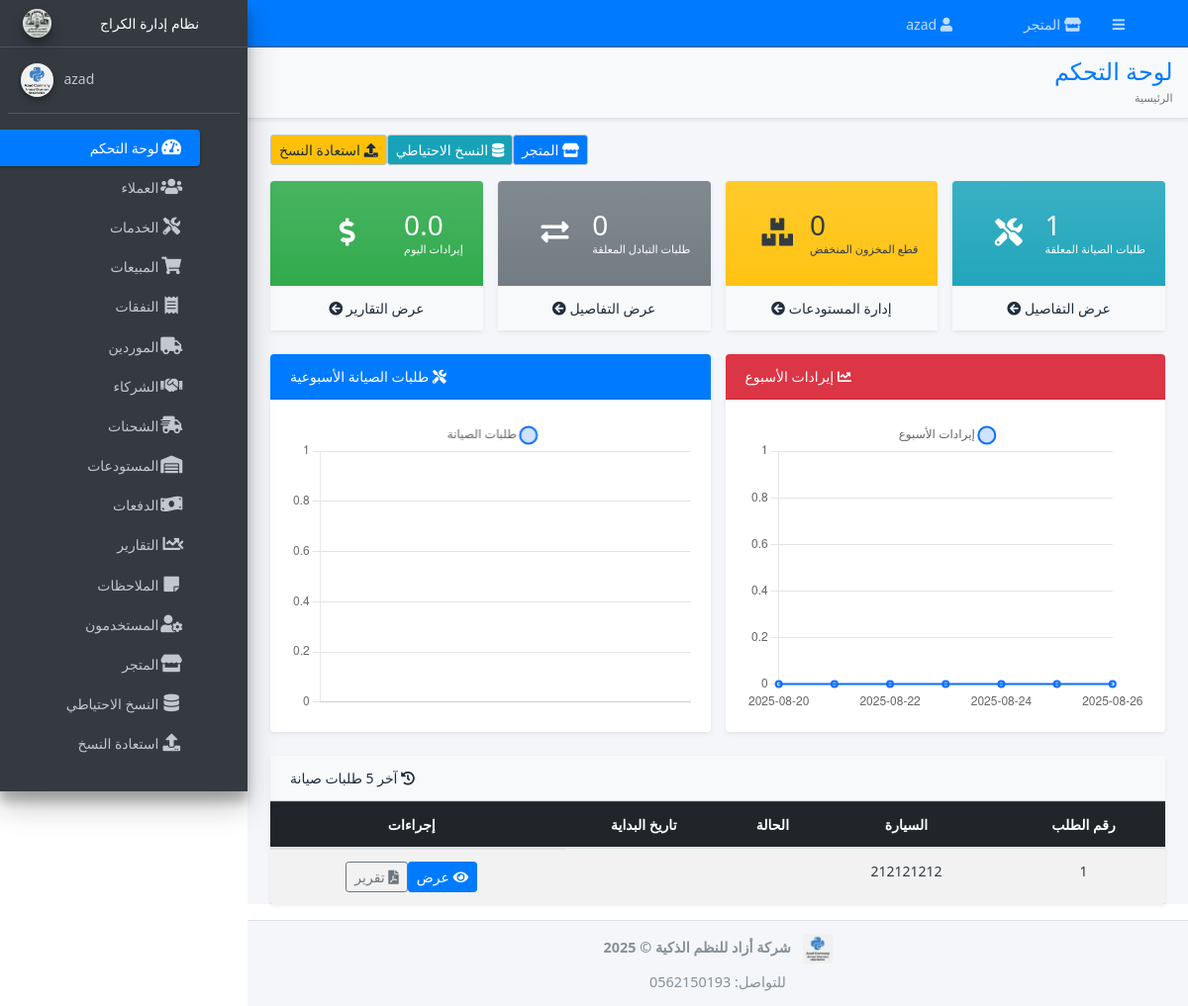
Page / (signed in) on the earlier database version.
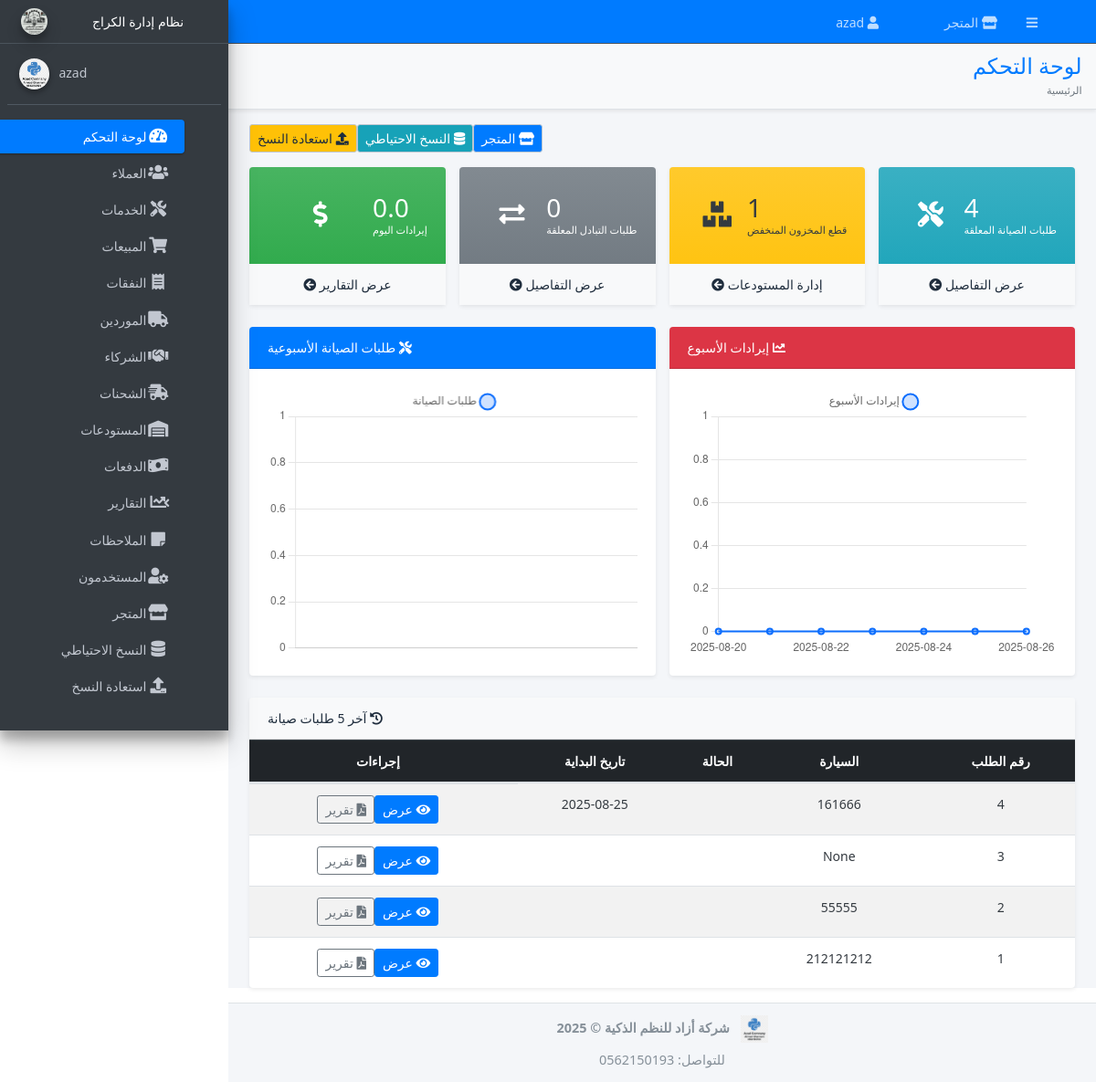
Same page on the later database version.
### models.py (models this page shows, shortened)
class TimestampMixin:
    created_at = db.Column(db.DateTime, default=datetime.utcnow, nullable=False, index=True)
    updated_at = db.Column(db.DateTime, default=datetime.utcnow, onupdate=datetime.utcnow, nullable=False, index=True)

class AuditMixin:
    @classmethod
    def __declare_last__(cls):
        from sqlalchemy import inspect, event as _evt
        @_evt.listens_for(cls, "before_update", propagate=True)
        def _capture_prev_state(mapper, connection, target):
            try:
                insp = inspect(target)
                prev = {}
                for attr in mapper.column_attrs:
                    hist = insp.attrs[attr.key].history
                    if hist.has_changes() and hist.deleted:
                        prev[attr.key] = hist.deleted[0]
                setattr(target, "_previous_state", prev)
            except Exception:
                setattr(target, "_previous_state", {})

class ServiceRequest(db.Model, TimestampMixin, AuditMixin):
    __tablename__ = "service_requests"
    id = db.Column(db.Integer, primary_key=True)
    service_number = db.Column(db.String(50), unique=True, index=True, nullable=True)
    customer_id     = db.Column(db.Integer, db.ForeignKey("customers.id"), index=True, nullable=False)
    mechanic_id     = db.Column(db.Integer, db.ForeignKey("users.id"), index=True)
    vehicle_type_id = db.Column(db.Integer, db.ForeignKey("equipment_types.id"), index=True)
    status = db.Column(
        sa_str_enum(ServiceStatus, name='service_status'),
        default=ServiceStatus.PENDING.value,
        nullable=False,
        index=True,
    )
    priority = db.Column(
        sa_str_enum(ServicePriority, name='service_priority'),
        default=ServicePriority.MEDIUM.value,
        nullable=False,
        index=True,
    )
    vehicle_vrn        = db.Column(db.String(50))
    vehicle_model      = db.Column(db.String(100))
    chassis_number     = db.Column(db.String(100))
    engineer_notes     = db.Column(db.Text)
    description        = db.Column(db.Text)
    estimated_duration = db.Column(db.Integer)
    actual_duration    = db.Column(db.Integer)
    estimated_cost     = db.Column(db.Numeric(12, 2))
    total_cost         = db.Column(db.Numeric(12, 2))
    start_time         = db.Column(db.Date)
    end_time           = db.Column(db.Date)
    problem_description = db.Column(db.Text)
    diagnosis           = db.Column(db.Text)
    resolution          = db.Column(db.Text)
    notes               = db.Column(db.Text)
    received_at       = db.Column(db.DateTime, default=datetime.utcnow, index=True)
    started_at        = db.Column(db.DateTime)
    expected_delivery = db.Column(db.DateTime)
    completed_at      = db.Column(db.DateTime)
    currency        = db.Column(db.String(10), nullable=False, default="ILS")
    tax_rate        = db.Column(db.Numeric(5, 2), default=0)
    discount_total  = db.Column(db.Numeric(12, 2), default=0)
    parts_total     = db.Column(db.Numeric(12, 2), default=0)
    labor_total     = db.Column(db.Numeric(12, 2), default=0)
    total_amount    = db.Column(db.Numeric(12, 2), default=0)
    warranty_days = db.Column(db.Integer, default=0)
    customer     = db.relationship("Customer", back_populates="service_requests")
    mechanic     = db.relationship("User", back_populates="service_requests")
    vehicle_type = db.relationship("EquipmentType", back_populates="service_requests")
    invoice      = db.relationship("Invoice", back_populates="service", uselist=False)
    payments     = db.relationship("Payment", back_populates="service", cascade="all, delete-orphan")
    parts        = db.relationship("ServicePart", back_populates="request", cascade="all, delete-orphan")
    tasks        = db.relationship("ServiceTask", back_populates="request", cascade="all, delete-orphan")
    __table_args__ = (
        db.Index("ix_service_customer_status", "customer_id", "status"),
        db.Index("ix_service_mechanic_status", "mechanic_id", "status"),
    )

### routes/main.py (the view)
@main_bp.route("/", methods=["GET"], endpoint="dashboard")
@login_required
def dashboard():
    today = date.today()
    start = today - timedelta(days=6)
    end = today
    inv_rows = (
        db.session.query(
            Product,
            func.coalesce(func.sum(StockLevel.quantity), 0).label("on_hand_sum"),
        )
        .outerjoin(StockLevel, StockLevel.product_id == Product.id)
        .group_by(Product.id)
        .all()
    )
    for p, qty in inv_rows:
        setattr(p, "on_hand", int(qty))
    low_stock = [p for p, qty in inv_rows if qty <= (p.min_qty or 0)]
    inventory_total = int(sum(qty for _, qty in inv_rows))
    pending_exchanges = ExchangeTransaction.query.filter_by(direction="OUT").count()
    partner_stock = (
        db.session.query(func.count(Product.id))
        .join(Supplier, Supplier.id == Product.supplier_local_id)
        .scalar()
        or 0
    )
    recent_sales = []
    today_revenue = 0.0
    revenue_labels = []
    revenue_values = []
    week_revenue = 0.0
    if current_user.has_permission("manage_sales"):
        recent_sales = Sale.query.order_by(Sale.sale_date.desc()).limit(5).all()
        try:
            srep = sales_report(start, end) or {}
        except Exception:
            srep = {}
        revenue_labels = srep.get("daily_labels", [])
        revenue_values = srep.get("daily_values", [])
        week_revenue = float(srep.get("total_revenue", 0) or 0)
        today_revenue = float(
            db.session.query(func.coalesce(func.sum(Sale.total_amount), 0))
            .filter(cast(Sale.sale_date, Date) == today, Sale.status == "CONFIRMED")
            .scalar()
            or 0
        )
    recent_services = []
    if current_user.has_permission("manage_service"):
        q = ServiceRequest.query.order_by(ServiceRequest.created_at.desc())
        if current_user.role and (current_user.role.name or "").lower() == "mechanic":
            q = q.filter_by(mechanic_id=current_user.id)
        recent_services = q.limit(5).all()
        for s in recent_services:
            if not hasattr(s, "started_at"):
                s.started_at = getattr(s, "start_time", None)
    recent_notes = []
    service_metrics = {"day_labels": [], "day_counts": []}
    customer_metrics = {}
    if current_user.has_permission("view_reports"):
        rows = (
            db.session.query(
                cast(ServiceRequest.start_time, Date).label("day"),
                func.count(ServiceRequest.id).label("cnt"),
            )
            .filter(cast(ServiceRequest.start_time, Date).between(start, end))
            .group_by("day")
            .order_by("day")
            .all()
        )
        service_metrics = {
            "day_labels": [r.day.strftime("%Y-%m-%d") for r in rows],
            "day_counts": [int(r.cnt) for r in rows],
        }
        recent_notes = Note.query.order_by(Note.created_at.desc()).limit(5).all()
        try:
            customer_metrics = ar_aging_report(start, end)
        except Exception:
            customer_metrics = {}
    return render_template(
        "dashboard.html",
        low_stock=low_stock,
        inventory_total=inventory_total,
        pending_exchanges=pending_exchanges,
        partner_stock=partner_stock,
        today_revenue=today_revenue,
        revenue_labels=revenue_labels,
        revenue_values=revenue_values,
        week_revenue=week_revenue,
        recent_sales=recent_sales,
        recent_services=recent_services,
        service_metrics=service_metrics,
        recent_notes=recent_notes,
        customer_metrics=customer_metrics,
    )

### app.py (called while the page is built, shortened)
@login_manager.user_loader
def load_user(user_id):
    from sqlalchemy.orm import joinedload, lazyload
    from sqlalchemy import select
    uid_str = str(user_id or "").strip()
    try:
        ident = int(uid_str)
    except Exception:
        return None
    stmt_user = (
        select(User)
        .options(joinedload(User.role).joinedload(Role.permissions))
        .where(User.id == ident)
    )
    user = db.session.execute(stmt_user).unique().scalar_one_or_none()
    if user:
        return user
    stmt_cust = select(Customer).options(lazyload("*")).where(Customer.id == ident)
    return db.session.execute(stmt_cust).scalar_one_or_none()

### models.py (called while the page is built, shortened)
    @property
    def is_active(self):
        return bool(self._is_active)

    @property
    def role_name_l(self) -> str:
        return (getattr(self.role, "name", "") or "").strip().lower()

    @property
    def is_super_role(self) -> bool:
        return self.role_name_l in {"developer", "owner", "super_admin"}

    def has_permission(self, name: str) -> bool:
        target = (name or "").strip().lower()
        if not target:
            return False
        if self.is_super_role:
            return True

### templates/dashboard.html (shortened to what the changed rows need)
{% extends 'base.html' %}
{% block page_title %}لوحة التحكم{% endblock %}
{% block content %}
<div class="container-fluid" dir="rtl">
  <div class="row g-3 mb-4">
    <div class="col-lg-3 col-md-6">
      <div class="card shadow-sm border-0 bg-gradient-info text-white h-100">
        <div class="card-body d-flex align-items-center justify-content-between">
          <div>
            <h3 class="fw-bold mb-0">{{ recent_services|length }}</h3>
            <div class="small">طلبات الصيانة المعلقة</div>
          </div>
        </div>
      </div>
    </div>
    <div class="col-lg-3 col-md-6">
      <div class="card shadow-sm border-0 bg-gradient-warning text-dark h-100">
        <div class="card-body d-flex align-items-center justify-content-between">
          <div>
            <h3 class="fw-bold mb-0">{{ low_stock|length }}</h3>
            <div class="small">قطع المخزون المنخفض</div>
          </div>
        </div>
      </div>
    </div>
  </div>
  <div class="card shadow-sm">
    <div class="card-body p-0">
      <div class="table-responsive">
        <table class="table table-striped table-hover mb-0 align-middle text-center">
          <thead class="table-dark">
            <tr>
              <th>رقم الطلب</th>
              <th>السيارة</th>
              <th>الحالة</th>
              <th>تاريخ البداية</th>
              <th>إجراءات</th>
            </tr>
          </thead>
          <tbody>
            {% for s in recent_services[:5] %}
            <tr>
              <td>{{ s.id }}</td>
              <td>{{ s.vehicle_vrn }}</td>
              <td></td>
              <td>{{ s.started_at.strftime('%Y-%m-%d') if s.started_at }}</td>
              <td class="d-flex gap-2 justify-content-center">
                <a href="{{ url_for('service.view_request', rid=s.id) }}" class="btn btn-sm btn-primary">
                  <i class="fas fa-eye"></i> عرض
                </a>
                <a href="{{ url_for('service.view_receipt', rid=s.id) }}" target="_blank" class="btn btn-sm btn-outline-secondary">
                  <i class="fas fa-file-pdf"></i> تقرير
                </a>
              </td>
            </tr>
            {% else %}
            <tr>
              <td colspan="5" class="text-muted">لا توجد طلبات صيانة حالياً</td>
            </tr>
            {% endfor %}
          </tbody>
        </table>
      </div>
    </div>
  </div>
</div>
{% endblock %}

Differences in the rows shown:
added ServiceRequest: id "4", vehicle_vrn "161666", started_at "2025-08-25"
added ServiceRequest: id "3", vehicle_vrn "None"
added ServiceRequest: id "2", vehicle_vrn "55555"
Other differences:
{{ recent_services|length }}: "1" → "4"
{{ low_stock|length }}: "0" → "1"
